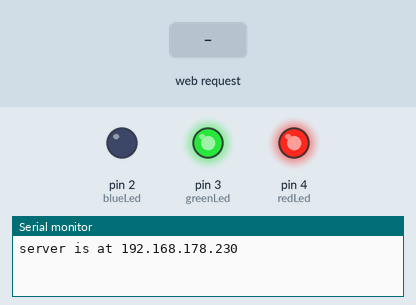
The sketch below on a simulated Arduino Uno, built with avr-gcc and run on an emulated ATmega328P. Parts: output pins drawn as LEDs (lit = HIGH), the last lines printed to the serial monitor. Inputs (shaded band) come from the test bench. WiFi joins after 1.5 s; servers stay silent unless stated.

Above: at 1.2 s.
1.3 s: HTTP request GET /red received
At 2.5 s:
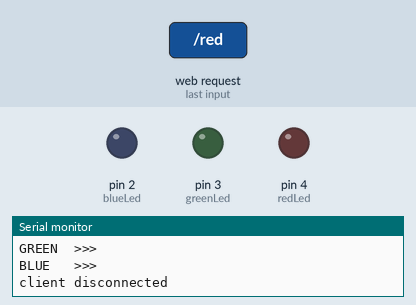
2.8 s: HTTP request GET /green received
4.3 s: HTTP request GET /blue received
Timing chart, 0 to 7.3 s (numbered marks = the images above; inputs shaded):
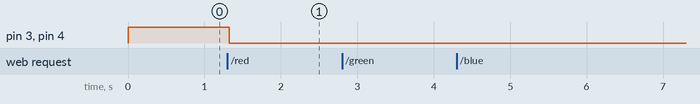

The sketch:

server.ino
```cpp
#include <SPI.h>
#include <Ethernet.h>

const int VERTICAL_TAB = 13;


// Enter a MAC address and IP address for your controller below.
// The IP address will be dependent on your local network:
byte mac[] = { 0xDE, 0xAD, 0xBE, 0xEF, 0xFE, 0xED };
IPAddress ip(192,168,178,230);

// Initialize the Ethernet server library
// with the IP address and port you want to use
// (port 80 is default for HTTP):
EthernetServer server(80);

class Request {
  String token;

  char nextChar(EthernetClient *client) {
    char c = (*client).read();
    // Serial.write(c);
    return c;
  }

  int parseURI(EthernetClient *client) {
    token = String();

    while ((*client).connected()) {
      if(!(*client).available()) {
        break;
      }

      char c = nextChar(client);
      if(c == ' ') {
        uri = token;
        readRemainingHeaders(client);
        break;
      }
      token += c;
    }

    return 0;
  }

  int readRemainingHeaders(EthernetClient *client) {
    boolean currentLineIsBlank = true;

    while ((*client).connected()) {
      if(!(*client).available()) {
        break;
      }

      char c = nextChar(client);
      if(int(c) == VERTICAL_TAB) { continue; }
      if(c == '\n') {
        if(currentLineIsBlank) {
          parseBody(client);
          break;
        }
        currentLineIsBlank = true;
      } else {
        currentLineIsBlank = false;
      }
    }

    return 0;
  }

  int parseBody(EthernetClient *client) {
    return parseVariable(client);
  }

  int parseVariable(EthernetClient *client) {
    token = String();

    while ((*client).connected()) {
      if(!(*client).available()) {
        break;
      }

      char c = nextChar(client);
      if(c == '=') {
        if(token == "red") {
          parseRedValue(client);
        } else if(token == "green") {
          parseGreenValue(client);
        } else if(token == "blue") {
          parseBlueValue(client);
        }
        break;
      }
      token += c;
    }
    return 0;
  }

  int parseRedValue(EthernetClient *client) {
    token = String();

    while ((*client).connected()) {
      if(!(*client).available()) {
        red = token;
        break;
      }

      char c = nextChar(client);
      if(c == '&') {
        red = token;
        parseVariable(client);
        break;
      }
      token += c;
    }
    return 0;
  }

  int parseGreenValue(EthernetClient *client) {
    token = String();

    while ((*client).connected()) {
      if(!(*client).available()) {
        green = token;
        break;
      }

      char c = nextChar(client);
      if(c == '&') {
        green = token;
        parseVariable(client);
        break;
      }
      token += c;
    }
    return 0;
  }

  int parseBlueValue(EthernetClient *client) {
    token = String();

    while ((*client).connected()) {
      if(!(*client).available()) {
        blue = token;
        break;
      }

      char c = nextChar(client);
      if(c == '&') {
        blue = token;
        parseVariable(client);
        break;
      }
      token += c;
    }
    return 0;
  }

  public:
    String method;
    String uri;
    String red;
    String green;
    String blue;

    int parse(EthernetClient *client) {
      token = String();

      while ((*client).connected()) {
        if(!(*client).available()) {
          break;
        }

        char c = nextChar(client);
        if(c == ' ') {
          method = token;
          parseURI(client);
          break;
        }
        token += c;
      }
      return 0;
    }
};


Request request;
int redLed = 4;
int greenLed = 3;
int blueLed = 2;

void setup() {
  pinMode(redLed, OUTPUT);
  pinMode(greenLed, OUTPUT);
  pinMode(blueLed, OUTPUT);

  digitalWrite(redLed, HIGH);
  digitalWrite(greenLed, HIGH);

  // Open serial communications and wait for port to open:
  Serial.begin(9600);
  while (!Serial) {
    ; // wait for serial port to connect. Needed for Leonardo only
  }

  // start the Ethernet connection and the server:
  request = Request();
  Ethernet.begin(mac, ip);
  server.begin();
  Serial.print("server is at ");
  Serial.println(Ethernet.localIP());
}

String queryParams(String *request) {
  int firstSpace = (*request).indexOf(' ');
  String uri = (*request).substring(firstSpace+1, (*request).indexOf(' ', firstSpace+1));
  return uri.substring(uri.indexOf('?')+1);
}

String red(String _variableName, String *request) {
  String variableName = _variableName + "=";
  String queryParameters = queryParams(request);
  int indexOfRed = queryParameters.indexOf(variableName);
  int nextAmp = queryParameters.indexOf('&', indexOfRed+1);
  return queryParameters.substring(indexOfRed, nextAmp);
}

void loop() {
  // listen for incoming clients
  EthernetClient client = server.available();
  if (client) {
    Serial.println("new client");
    int status = request.parse(&client);
    delay(10);
    Serial.println();
    Serial.println();
    Serial.print("METHOD >>> ");
    Serial.println(request.method);
    Serial.print("URI    >>> ");
    Serial.println(request.uri);
    Serial.print("RED    >>> ");
    Serial.println(request.red);
    Serial.print("GREEN  >>> ");
    Serial.println(request.green);
    Serial.print("BLUE   >>> ");
    Serial.println(request.blue);

    if (request.blue == "on") {
      digitalWrite(blueLed, HIGH);
    } else {
      digitalWrite(blueLed, LOW);
    }

    if (request.red == "on") {
      digitalWrite(redLed, HIGH);
    } else {
      digitalWrite(redLed, LOW);
    }

    if (request.green == "on") {
      digitalWrite(greenLed, HIGH);
    } else {
      digitalWrite(greenLed, LOW);
    }

    client.println("HTTP/1.1 200 OK");
    client.println("Content-Type: text/html");
    client.println("Connection: close");  // the connection will be closed after completion of the response
    client.println();
    client.println("<!DOCTYPE HTML>");
    client.println("<html>");
    client.println("<body>");
    client.println("<form action=\"/\" method=\"POST\">");

    client.println("<label>Red: </label>");
    client.println("<select name=\"red\">");
    client.println("  <option value=\"on\">ON</option> ");
    client.println("  <option value=\"off\" selected>OFF</option>");
    client.println("</select>");
    client.println("<br>");

    client.println("<label>Green: </label>");
    client.println("<select name=\"green\">");
    client.println("  <option value=\"on\">ON</option> ");
    client.println("  <option value=\"off\" selected>OFF</option>");
    client.println("</select>");
    client.println("<br>");

    client.println("<label>Blue: </label>");
    client.println("<select name=\"blue\">");
    client.println("  <option value=\"on\">ON</option> ");
    client.println("  <option value=\"off\" selected>OFF</option>");
    client.println("</select>");
    client.println("<br>");

    client.println("<input type=\"submit\" value=\"Senden\">");
    client.println("</form>");
    client.println("</body>");
    client.println("</html>");

    // give the web browser time to receive the data
    delay(1);
    // close the connection:
    client.stop();
    Serial.println("client disconnected");
  }
}

// vim:ft=cpp
```

Measured:
- after the input at 1.3 s, pin 3 (greenLed), pin 4 (redLed): HIGH → LOW at once
